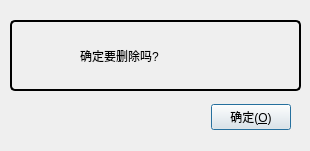
<?xml version="1.0" encoding="UTF-8"?>
<ui version="4.0">
 <class>MesaageDiaLog</class>
 <widget class="QDialog" name="MesaageDiaLog">
  <property name="geometry">
   <rect>
    <x>0</x>
    <y>0</y>
    <width>310</width>
    <height>151</height>
   </rect>
  </property>
  <property name="windowTitle">
   <string>Dialog</string>
  </property>
  <widget class="QWidget" name="widget_main" native="true">
   <property name="geometry">
    <rect>
     <x>0</x>
     <y>0</y>
     <width>309</width>
     <height>143</height>
    </rect>
   </property>
   <property name="styleSheet">
    <string notr="true">font: 11pt &quot;微软雅黑&quot;;</string>
   </property>
   <widget class="QGroupBox" name="groupBox">
    <property name="geometry">
     <rect>
      <x>10</x>
      <y>0</y>
      <width>291</width>
      <height>91</height>
     </rect>
    </property>
    <property name="styleSheet">
     <string notr="true">
QGroupBox {
    /* 背景渐变色*/
    background-color: qlineargradient(x1: 0, y1: 0, x2: 0, y2: 1,
                                      stop: 0 #E0E0E0, stop: 1 #FFFFFF);

    /* 边框 */
    border: 2px solid black;

    /* 倒角 */
    border-radius: 5px;

    /* 就像墙上挂着的两个相框,margin指的是相框与相框的距离
       padding指的是每个相框里照片与相框边框的距离 */
    margin-top: 20px;
}

/* 标题设置 */
QGroupBox::title {
    /* 位置 */
    subcontrol-origin: margin;
    subcontrol-position: top center;

    /* 内边框,上下和左右 */
    padding: 10px 15px;

    /* 颜色 */
    background-color: qlineargradient(x1: 0, y1: 0, x2: 0, y2: 1,
                                      stop: 0 #FF0ECE, stop: 1 #FFFFFF);
}

QGroupBox::indicator {
    width: 13px;
    height: 13px;
}</string>
    </property>
    <property name="title">
     <string/>
    </property>
    <widget class="QLabel" name="labIcoMain">
     <property name="geometry">
      <rect>
       <x>10</x>
       <y>30</y>
       <width>45</width>
       <height>45</height>
      </rect>
     </property>
     <property name="styleSheet">
      <string notr="true">
border-image: url(:/images/img/info.png);</string>
     </property>
     <property name="text">
      <string/>
     </property>
    </widget>
    <widget class="QLabel" name="labInfo">
     <property name="geometry">
      <rect>
       <x>70</x>
       <y>30</y>
       <width>211</width>
       <height>51</height>
      </rect>
     </property>
     <property name="text">
      <string>确定要删除吗?</string>
     </property>
     <property name="scaledContents">
      <bool>false</bool>
     </property>
     <property name="alignment">
      <set>Qt::AlignLeading|Qt::AlignLeft|Qt::AlignVCenter</set>
     </property>
     <property name="wordWrap">
      <bool>true</bool>
     </property>
    </widget>
   </widget>
   <widget class="QWidget" name="layoutWidget">
    <property name="geometry">
     <rect>
      <x>20</x>
      <y>100</y>
      <width>271</width>
      <height>35</height>
     </rect>
    </property>
    <layout class="QHBoxLayout" name="horizontalLayout_3">
     <property name="spacing">
      <number>4</number>
     </property>
     <item>
      <spacer name="horizontalSpacer">
       <property name="orientation">
        <enum>Qt::Horizontal</enum>
       </property>
       <property name="sizeHint" stdset="0">
        <size>
         <width>40</width>
         <height>20</height>
        </size>
       </property>
      </spacer>
     </item>
     <item>
      <widget class="QPushButton" name="btnOk">
       <property name="sizePolicy">
        <sizepolicy hsizetype="Maximum" vsizetype="Maximum">
         <horstretch>0</horstretch>
         <verstretch>0</verstretch>
        </sizepolicy>
       </property>
       <property name="cursor">
        <cursorShape>PointingHandCursor</cursorShape>
       </property>
       <property name="focusPolicy">
        <enum>Qt::StrongFocus</enum>
       </property>
       <property name="styleSheet">
        <string notr="true"/>
       </property>
       <property name="text">
        <string>确定(&amp;O)</string>
       </property>
       <property name="icon">
        <iconset resource="img.qrc">
         <normaloff>:/images/img/update.png</normaloff>:/images/img/update.png</iconset>
       </property>
       <property name="iconSize">
        <size>
         <width>20</width>
         <height>20</height>
        </size>
       </property>
      </widget>
     </item>
    </layout>
   </widget>
  </widget>
 </widget>
 <resources>
  <include location="img.qrc"/>
 </resources>
 <connections/>
</ui>
